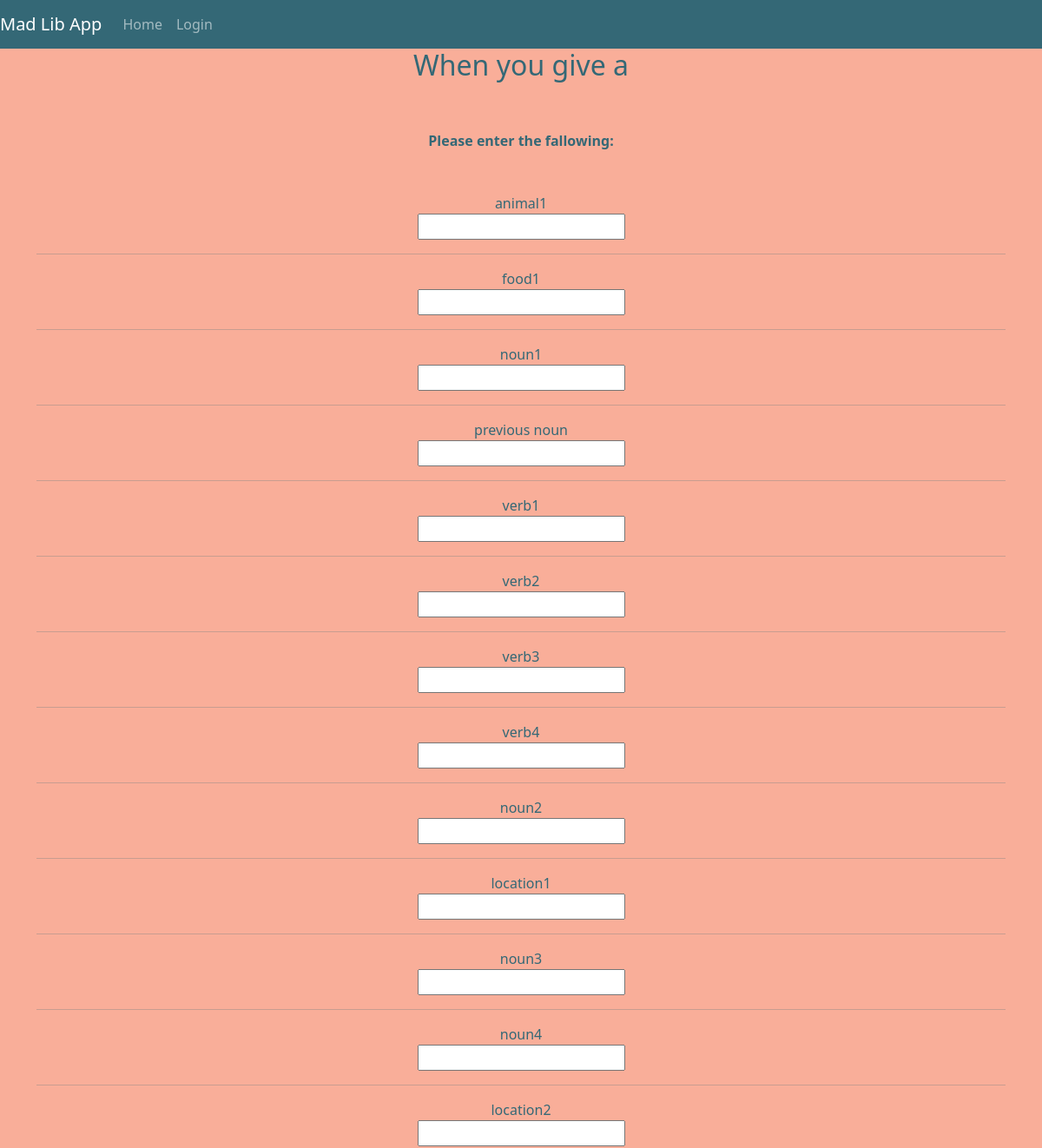
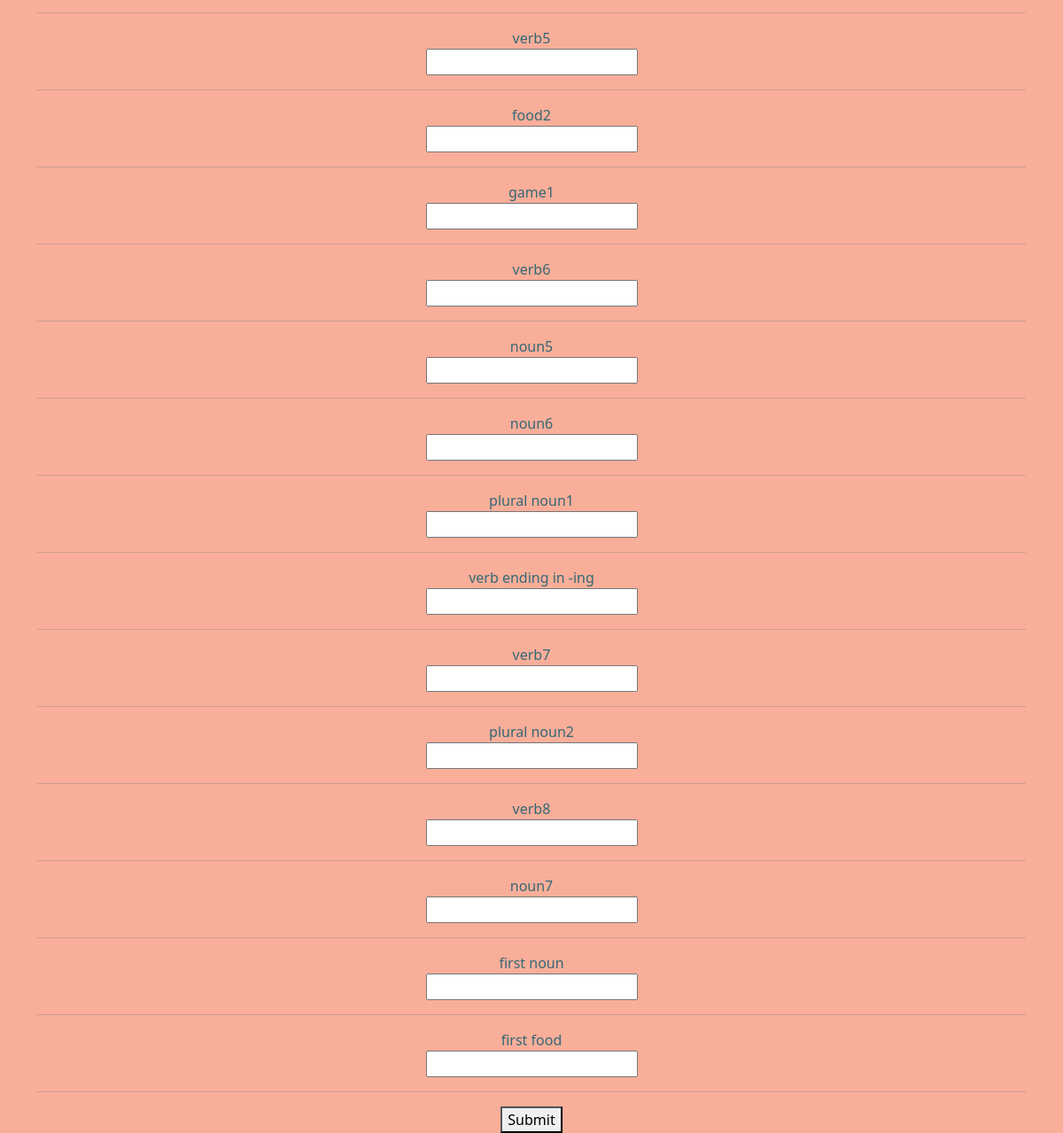
The app's page /pickGame/2 with its own data (2 pictures, top to bottom).
### game/models.py (models this page shows, shortened)
class Story(models.Model):
    title = models.CharField(max_length=100)
    content = models.TextField()

class Input(models.Model):
    TYPES = (
        ('noun1', 'Noun1'),
        ('noun2', 'Noun2'),
        ('noun3', 'Noun3'),
        ('noun4', 'Noun4'),
        ('noun5', 'Noun5'),
        ('noun6', 'Noun6'),
        ('noun7', 'Noun7'),
        ('noun8', 'Noun8'),
        ('noun9', 'Noun9'),
        ('noun10', 'Noun10'),
        ('verb1', 'Verb1'),
        ('verb2', 'Verb2'),
        ('verb3', 'Verb3'),
        ('verb4', 'Verb4'),
        ('verb5', 'Verb5'),
        ('verb6', 'Verb6'),
        ('verb7', 'Verb7'),
        ('verb8', 'Verb8'),
        ('verb9', 'Verb9'),
        ('verb10', 'Verb10'),
        ('adjective1', 'Adjective1'),
        ('adjective2', 'Adjective2'),
        ('adjective3', 'Adjective3'),
        ('adjective4', 'Adjective4'),
        ('adjective5', 'Adjective5'),
        ('adjective6', 'Adjective6'),
        ('adjective7', 'Adjective7'),
        ('adjective8', 'Adjective8'),
        ('adjective9', 'Adjective9'),
        ('adjective10', 'Adjective10'),
        ('adverb1', 'Adverb1'),
        ('animal1', 'Animal1'),
        ('animal2', 'Animal2'),
        ('animal3', 'Animal3'),
        ('food1', 'Food1'),
        ('food2', 'Food2'),
        ('food3', 'Food3'),
        ('previous noun', 'Previous Noun'),
        ('location1', 'Location1'),
        ('location2', 'Location2'),
        ('location3', 'Location3'),
        ('game1', 'Game1'),
        ('plural noun1', 'Plural Noun1'),
        ('plural noun2', 'Plural Noun2'),
        ('verb ending in -ing', 'Verb Ending in -ing'),
        ('verb ending in -ing2', 'Verb Ending in -ing2'),
        ('verb ending in -ed1', 'Verb Ending in -ed1'),
        ('first noun', 'First Noun'),
        ('first food', 'First Food'),
        ('person1', 'Person1'),
        ('person2', 'Person2'),
        ('person3', 'Person3'),
        ('adverb1', 'Adverb1'),
        ('occupation1', 'Occupation1'),
        ('relation1', 'Relation1'),
        ('body part1', 'Body part1'),
        ('number1', 'Number1'),
        ('number2', 'Number2'),
        ('occupation2', 'Occupation2'),
        ('relation1', 'Relation1'),
        ('body part', 'Body part'),
        ('liquid1', 'Liquid1'),
        ('color1', 'Color1'),
        ('government position', 'Government position'),
        ('holiday', 'Holiday'),
        ('crime1', 'Crime1'),
        ('name1', 'Name1'),
    )
    story = models.ForeignKey(Story, on_delete=models.CASCADE)
    input_name = models.CharField(max_length=40, choices=TYPES)
    order = models.IntegerField()

### game/views.py (the view)
# urls.py: path('pickGame/<int:id>', views.pickGame, name='pickGame'),
def pickGame(request, id):
    story = Story.objects.get(pk=id)
    inputs = Input.objects.filter(story=story)
    user_inputs = []
    if request.method == 'POST':
        form = GamePrepForm(inputs, request.POST)
        if form.is_valid():
            for item in inputs:
                input_name = item.input_name
                user_input = form.cleaned_data.get(input_name)
                user_inputs.append(user_input)
            filled_story = story.content.format(*user_inputs)
            return redirect(reverse('storyMaker', kwargs={'filled_story': filled_story, 'story_title': story.title}))
        else:
            return HttpResponse("Form is not valid")
    else:
        form = GamePrepForm(inputs)
        context = {
            'story': story,
            'inputs': inputs,
            'form': form,
        }
        return render(request, 'gamePages/gameprep.html', context)

### game/forms.py
class GamePrepForm(forms.Form):
    def __init__(self, inputs, *args, **kwargs):
        super().__init__(*args, **kwargs)
        for obj in inputs:
            self.fields[obj.input_name] = forms.CharField(label=obj.input_name, required=True)

### game/templates/gamePages/gameprep.html (shortened to what this page needs)
{% extends 'gamepages/base.html' %}
{% block body %}
    <div class="container" style="color: #346876">
        <h2 class="text-center">
            {{ story.title }}
        </h2>
        <form method="POST" enctype="multipart/form-data">
        <br>
        <br>
            <div class="text-center" style="font-weight: bold; ">
                Please enter the fallowing:
            </div>
        <br>
        <br>
            {% for field in form %}
                <div class="form-group text-center">
                    <div>{{ field.label }}</div>
                    <div>{{ field }}</div>
                    <hr>
                </div>
            {% endfor %}
            <div class="text-center">
                <button type="submit" class="submit">Submit</button>
            </div>
        </form>
    </div>
{% endblock %}

### game/templates/gamePages/base.html (shortened to what this page needs)
{% load static %}
{% load widget_tweaks %}
<!doctype html>
<html lang="en">
<head>
    <link href="https://cdn.jsdelivr.net/npm/bootstrap@5.3.0/dist/css/bootstrap.min.css" rel="stylesheet">
</head>
<body style="background-color: #F9AE99">
<nav class="navbar navbar-expand-lg navbar-dark" style="background-color: #346876">
    <a href="#" class="navbar-brand">Mad Lib App</a>
    <div class="collapse navbar-collapse" id="navbarSupportedContent">
        <ul class="navbar-nav mr-auto">
            <li class="nav-item">
                <a class="nav-link" href="{% url 'home' %}">Home</a>
            </li>
            <li class="nav-item">
                {% if user.is_authenticated %}
                    <a class="nav-link" href="">Logout</a>
                {% else %}
                    <a class="nav-link" href="">Login</a>
                {% endif %}
            </li>
        </ul>
    </div>
</nav>
{% block body %}
{% endblock %}
</body>
</html>

### records on screen
Story: title "When you give a"
Input: label "animal1"
Input: label "food1"
Input: label "noun1"
Input: label "previous noun"
Input: label "verb1"
Input: label "verb2"
Input: label "verb3"
Input: label "verb4"
Input: label "noun2"
Input: label "location1"
Input: label "noun3"
Input: label "noun4"
Input: label "location2"
Input: label "verb5"
Input: label "food2"
Input: label "game1"
Input: label "verb6"
Input: label "noun5"
Input: label "noun6"
Input: label "plural noun1"
Input: label "verb ending in -ing"
Input: label "verb7"
Input: label "plural noun2"
Input: label "verb8"
Input: label "noun7"
Input: label "first noun"
Input: label "first food"
